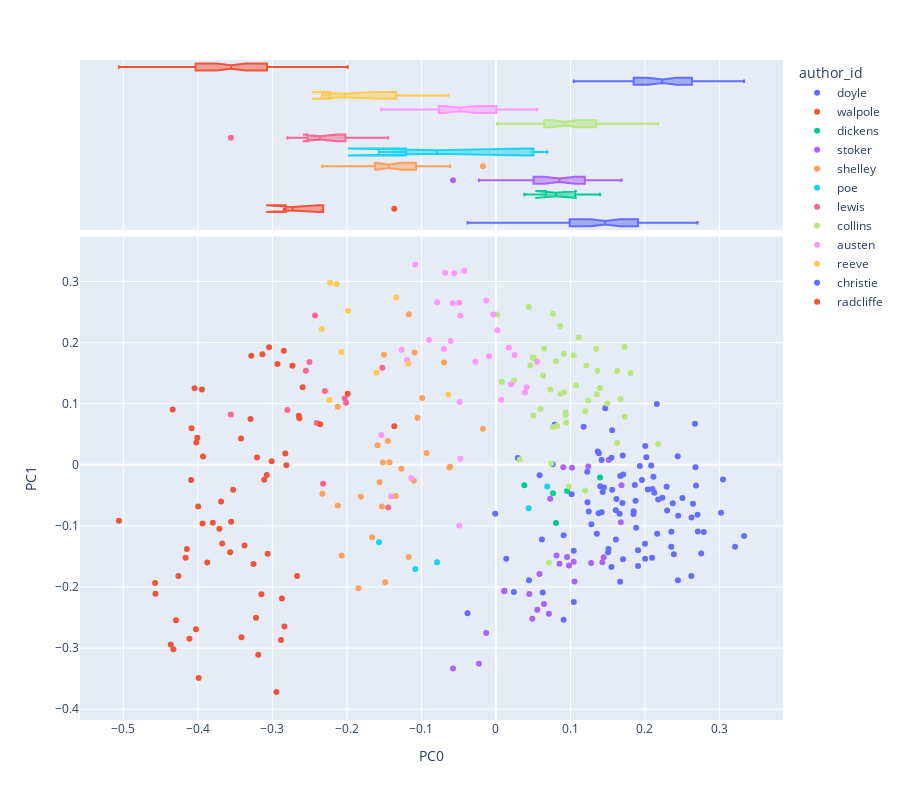

Write notebook code for a chart like this one.
### Markdown cell above
## Question 2:
Looking at the documents plotted against the first PC, which author has the highest absolute value, in terms of both mean and range? In other words, which author is farthest from 0? Again, the box plots of each author are useful here.

### Answer 2:
**Radcliffe has the highest absolute value for the first PC in terms of both mean and range**

### Code cell
fig = vis_pcs(DCM, 0, 1)
fig

### Figure 1 — Plotly figure (JSON) as saved in the notebook; plotly's stock layout.template omitted (floating-point values rounded to 4 significant figures)
{"data": [{"hovertemplate": "<b>%{hovertext}</b><br><br>author_id=doyle<br>PC0=%{x}<br>PC1=%{y}<extra></extra>", "hovertext": ["doyle: adventures 01", "doyle: adventures 02", "doyle: adventures 03", "doyle: adventures 04", "doyle: adventures 05", "doyle: adventures 06", "doyle: adventures 07", "doyle: adventures 08", "doyle: adventures 09", "doyle: adventures 10", "doyle: adventures 11", "doyle: adventures 12", "doyle: baskervilles 01", "doyle: baskervilles 02", "doyle: baskervilles 03", "doyle: baskervilles 04", "doyle: baskervilles 05", "doyle: baskervilles 06", "doyle: baskervilles 07", "doyle: baskervilles 08", "doyle: baskervilles 09", "doyle: baskervilles 10", "doyle: baskervilles 11", "doyle: baskervilles 12", "doyle: baskervilles 13", "doyle: baskervilles 14", "doyle: baskervilles 15", "doyle: scarlet 01", "doyle: scarlet 02", "doyle: scarlet 03", "doyle: scarlet 04", "doyle: scarlet 05", "doyle: scarlet 06", "doyle: scarlet 07", "doyle: scarlet 08", "doyle: scarlet 09", "doyle: scarlet 10", "doyle: scarlet 11", "doyle: scarlet 12", "doyle: scarlet 13", "doyle: scarlet 14", "doyle: signoffour 01", "doyle: signoffour 02", "doyle: signoffour 03", "doyle: signoffour 04", "doyle: signoffour 05", "doyle: signoffour 06", "doyle: signoffour 07", "doyle: signoffour 08", "doyle: signoffour 09", "doyle: signoffour 10", "doyle: signoffour 11", "doyle: signoffour 12"], "legendgroup": "doyle", "marker": {"color": "#636efa", "symbol": "circle"}, "mode": "markers", "name": "doyle", "orientation": "v", "showlegend": true, "type": "scatter", "x": [0.2126, 0.2706, 0.2672, 0.1382, 0.1618, 0.2443, 0.2178, 0.1281, 0.1551, 0.216, 0.1702, 0.156, 0.1226, 0.07633, 0.1229, 0.2113, 0.2439, 0.02412, 0.1016, 0.05856, 0.0617, 0.1246, 0.1367, 0.0909, 0.1932, 0.09087, 0.1177, 0.1419, 0.14, 0.1706, 0.2003, 0.1907, 0.1708, 0.2001, 0.06286, -0.000987, 0.02944, 0.01386, -0.03812, 0.2095, 0.1698, 0.1418, 0.1467, 0.166, 0.0788, 0.04441, 0.1511, 0.1667, 0.1908, 0.1874, 0.1046, 0.1354, 0.1506], "xaxis": "x", "y": [-0.04578, -0.08191, 0.06716, 0.01882, -0.05608, -0.1891, -0.05691, -0.09708, -0.1672, 0.09952, 0.01531, -0.04077, -0.01118, 0.0009452, -0.06128, -0.01944, 0.01408, -0.208, -0.04814, -0.01715, -0.1222, -0.07631, 0.02199, -0.1153, -0.00184, -0.2535, 0.06232, -0.07746, -0.03529, -0.1547, -0.1537, -0.1397, -0.01591, -0.1292, -0.2091, -0.07989, 0.01118, -0.1539, -0.243, -0.1521, -0.0626, 0.007785, 0.09267, -0.0801, 0.0656, -0.1888, -0.1377, -0.1913, -0.1657, -0.05894, -0.2247, -0.113, -0.1432], "yaxis": "y"}, {"alignmentgroup": "True", "hovertemplate": "<b>%{hovertext}</b><br><br>author_id=doyle<br>PC0=%{x}<extra></extra>", "hovertext": ["doyle: adventures 01", "doyle: adventures 02", "doyle: adventures 03", "doyle: adventures 04", "doyle: adventures 05", "doyle: adventures 06", "doyle: adventures 07", "doyle: adventures 08", "doyle: adventures 09", "doyle: adventures 10", "doyle: adventures 11", "doyle: adventures 12", "doyle: baskervilles 01", "doyle: baskervilles 02", "doyle: baskervilles 03", "doyle: baskervilles 04", "doyle: baskervilles 05", "doyle: baskervilles 06", "doyle: baskervilles 07", "doyle: baskervilles 08", "doyle: baskervilles 09", "doyle: baskervilles 10", "doyle: baskervilles 11", "doyle: baskervilles 12", "doyle: baskervilles 13", "doyle: baskervilles 14", "doyle: baskervilles 15", "doyle: scarlet 01", "doyle: scarlet 02", "doyle: scarlet 03", "doyle: scarlet 04", "doyle: scarlet 05", "doyle: scarlet 06", "doyle: scarlet 07", "doyle: scarlet 08", "doyle: scarlet 09", "doyle: scarlet 10", "doyle: scarlet 11", "doyle: scarlet 12", "doyle: scarlet 13", "doyle: scarlet 14", "doyle: signoffour 01", "doyle: signoffour 02", "doyle: signoffour 03", "doyle: signoffour 04", "doyle: signoffour 05", "doyle: signoffour 06", "doyle: signoffour 07", "doyle: signoffour 08", "doyle: signoffour 09", "doyle: signoffour 10", "doyle: signoffour 11", "doyle: signoffour 12"], "legendgroup": "doyle", "marker": {"color": "#636efa", "symbol": "circle"}, "name": "doyle", "notched": true, "offsetgroup": "doyle", "showlegend": false, "type": "box", "x": [0.2126, 0.2706, 0.2672, 0.1382, 0.1618, 0.2443, 0.2178, 0.1281, 0.1551, 0.216, 0.1702, 0.156, 0.1226, 0.07633, 0.1229, 0.2113, 0.2439, 0.02412, 0.1016, 0.05856, 0.0617, 0.1246, 0.1367, 0.0909, 0.1932, 0.09087, 0.1177, 0.1419, 0.14, 0.1706, 0.2003, 0.1907, 0.1708, 0.2001, 0.06286, -0.000987, 0.02944, 0.01386, -0.03812, 0.2095, 0.1698, 0.1418, 0.1467, 0.166, 0.0788, 0.04441, 0.1511, 0.1667, 0.1908, 0.1874, 0.1046, 0.1354, 0.1506], "xaxis": "x2", "yaxis": "y2"}, {"hovertemplate": "<b>%{hovertext}</b><br><br>author_id=walpole<br>PC0=%{x}<br>PC1=%{y}<extra></extra>", "hovertext": ["walpole: castleofotranto 01", "walpole: castleofotranto 02", "walpole: castleofotranto 03", "walpole: castleofotranto 04", "walpole: castleofotranto 05"], "legendgroup": "walpole", "marker": {"color": "#EF553B", "symbol": "circle"}, "mode": "markers", "name": "walpole", "orientation": "v", "showlegend": true, "type": "scatter", "x": [-0.2812, -0.273, -0.2637, -0.2846, -0.1364], "xaxis": "x", "y": [-0.000669, 0.1622, 0.07613, 0.1866, 0.06304], "yaxis": "y"}, {"alignmentgroup": "True", "hovertemplate": "<b>%{hovertext}</b><br><br>author_id=walpole<br>PC0=%{x}<extra></extra>", "hovertext": ["walpole: castleofotranto 01", "walpole: castleofotranto 02", "walpole: castleofotranto 03", "walpole: castleofotranto 04", "walpole: castleofotranto 05"], "legendgroup": "walpole", "marker": {"color": "#EF553B", "symbol": "circle"}, "name": "walpole", "notched": true, "offsetgroup": "walpole", "showlegend": false, "type": "box", "x": [-0.2812, -0.273, -0.2637, -0.2846, -0.1364], "xaxis": "x2", "yaxis": "y2"}, {"hovertemplate": "<b>%{hovertext}</b><br><br>author_id=dickens<br>PC0=%{x}<br>PC1=%{y}<extra></extra>", "hovertext": ["dickens: christmascarole 01", "dickens: christmascarole 02", "dickens: christmascarole 03", "dickens: christmascarole 04", "dickens: christmascarole 05"], "legendgroup": "dickens", "marker": {"color": "#00cc96", "symbol": "circle"}, "mode": "markers", "name": "dickens", "orientation": "v", "showlegend": true, "type": "scatter", "x": [0.08068, 0.0766, 0.03814, 0.09546, 0.1398], "xaxis": "x", "y": [-0.09513, -0.04641, -0.03347, -0.04268, -0.02076], "yaxis": "y"}, {"alignmentgroup": "True", "hovertemplate": "<b>%{hovertext}</b><br><br>author_id=dickens<br>PC0=%{x}<extra></extra>", "hovertext": ["dickens: christmascarole 01", "dickens: christmascarole 02", "dickens: christmascarole 03", "dickens: christmascarole 04", "dickens: christmascarole 05"], "legendgroup": "dickens", "marker": {"color": "#00cc96", "symbol": "circle"}, "name": "dickens", "notched": true, "offsetgroup": "dickens", "showlegend": false, "type": "box", "x": [0.08068, 0.0766, 0.03814, 0.09546, 0.1398], "xaxis": "x2", "yaxis": "y2"}, {"hovertemplate": "<b>%{hovertext}</b><br><br>author_id=stoker<br>PC0=%{x}<br>PC1=%{y}<extra></extra>", "hovertext": ["stoker: dracula 01", "stoker: dracula 02", "stoker: dracula 03", "stoker: dracula 04", "stoker: dracula 05", "stoker: dracula 06", "stoker: dracula 07", "stoker: dracula 08", "stoker: dracula 09", "stoker: dracula 10", "stoker: dracula 11", "stoker: dracula 12", "stoker: dracula 13", "stoker: dracula 14", "stoker: dracula 15", "stoker: dracula 16", "stoker: dracula 17", "stoker: dracula 18", "stoker: dracula 19", "stoker: dracula 20", "stoker: dracula 21", "stoker: dracula 22", "stoker: dracula 23", "stoker: dracula 24", "stoker: dracula 25", "stoker: dracula 26", "stoker: dracula 27"], "legendgroup": "stoker", "marker": {"color": "#ab63fa", "symbol": "circle"}, "mode": "markers", "name": "stoker", "orientation": "v", "showlegend": true, "type": "scatter", "x": [-0.02278, 0.01153, 0.01102, 0.04885, 0.1514, 0.09817, -0.01305, 0.05846, 0.1022, 0.09552, 0.1429, 0.1446, 0.09039, 0.1685, 0.1044, 0.04489, 0.1239, 0.07284, 0.06451, 0.1676, 0.0711, 0.1277, 0.1055, 0.08536, 0.08142, 0.05553, -0.05756], "xaxis": "x", "y": [-0.3257, -0.2062, -0.2069, -0.2521, 0.007717, -0.1649, -0.2752, -0.1789, -0.00469, -0.1509, -0.1594, -0.1512, -0.004062, -0.0334, -0.1585, -0.2113, -0.002714, -0.05557, -0.2279, -0.09389, -0.2439, -0.1606, -0.191, -0.1621, -0.1485, -0.2373, -0.3332], "yaxis": "y"}, {"alignmentgroup": "True", "hovertemplate": "<b>%{hovertext}</b><br><br>author_id=stoker<br>PC0=%{x}<extra></extra>", "hovertext": ["stoker: dracula 01", "stoker: dracula 02", "stoker: dracula 03", "stoker: dracula 04", "stoker: dracula 05", "stoker: dracula 06", "stoker: dracula 07", "stoker: dracula 08", "stoker: dracula 09", "stoker: dracula 10", "stoker: dracula 11", "stoker: dracula 12", "stoker: dracula 13", "stoker: dracula 14", "stoker: dracula 15", "stoker: dracula 16", "stoker: dracula 17", "stoker: dracula 18", "stoker: dracula 19", "stoker: dracula 20", "stoker: dracula 21", "stoker: dracula 22", "stoker: dracula 23", "stoker: dracula 24", "stoker: dracula 25", "stoker: dracula 26", "stoker: dracula 27"], "legendgroup": "stoker", "marker": {"color": "#ab63fa", "symbol": "circle"}, "name": "stoker", "notched": true, "offsetgroup": "stoker", "showlegend": false, "type": "box", "x": [-0.02278, 0.01153, 0.01102, 0.04885, 0.1514, 0.09817, -0.01305, 0.05846, 0.1022, 0.09552, 0.1429, 0.1446, 0.09039, 0.1685, 0.1044, 0.04489, 0.1239, 0.07284, 0.06451, 0.1676, 0.0711, 0.1277, 0.1055, 0.08536, 0.08142, 0.05553, -0.05756], "xaxis": "x2", "yaxis": "y2"}, {"hovertemplate": "<b>%{hovertext}</b><br><br>author_id=shelley<br>PC0=%{x}<br>PC1=%{y}<extra></extra>", "hovertext": ["shelley: frankenstein 29", "shelley: frankenstein 30", "shelley: frankenstein 31", "shelley: frankenstein 32", "shelley: frankenstein 33", "shelley: frankenstein 34", "shelley: frankenstein 35", "shelley: frankenstein 36", "shelley: frankenstein 37", "shelley: frankenstein 38", "shelley: frankenstein 39", "shelley: frankenstein 40", "shelley: frankenstein 41", "shelley: frankenstein 42", "shelley: frankenstein 43", "shelley: frankenstein 44", "shelley: frankenstein 45", "shelley: frankenstein 46", "shelley: frankenstein 47", "shelley: frankenstein 48", "shelley: frankenstein 49", "shelley: frankenstein 50", "shelley: frankenstein 51", "shelley: frankenstein 52", "shelley: frankenstein 53", "shelley: frankenstein 54", "shelley: frankenstein 55", "shelley: frankenstein 56"], "legendgroup": "shelley", "marker": {"color": "#FFA15A", "symbol": "circle"}, "mode": "markers", "name": "shelley", "orientation": "v", "showlegend": true, "type": "scatter", "x": [-0.06226, -0.06958, -0.01734, -0.1268, -0.117, -0.09303, -0.1053, -0.06161, -0.1102, -0.1502, -0.1517, -0.09902, -0.1813, -0.1845, -0.1171, -0.1428, -0.145, -0.1092, -0.1588, -0.2071, -0.1562, -0.2329, -0.1531, -0.1485, -0.1345, -0.2122, -0.1662, -0.2121], "xaxis": "x", "y": [-0.004553, 0.1676, 0.05886, -0.006273, 0.2466, 0.01928, 0.07686, -0.003297, -0.02595, 0.1803, 0.003617, 0.1093, -0.05237, -0.2019, -0.151, 0.004092, 0.03908, 0.184, 0.0322, -0.1486, -0.0287, -0.04742, -0.06832, -0.1922, -0.05111, 0.0949, -0.1184, -0.06647], "yaxis": "y"}, {"alignmentgroup": "True", "hovertemplate": "<b>%{hovertext}</b><br><br>author_id=shelley<br>PC0=%{x}<extra></extra>", "hovertext": ["shelley: frankenstein 29", "shelley: frankenstein 30", "shelley: frankenstein 31", "shelley: frankenstein 32", "shelley: frankenstein 33", "shelley: frankenstein 34", "shelley: frankenstein 35", "shelley: frankenstein 36", "shelley: frankenstein 37", "shelley: frankenstein 38", "shelley: frankenstein 39", "shelley: frankenstein 40", "shelley: frankenstein 41", "shelley: frankenstein 42", "shelley: frankenstein 43", "shelley: frankenstein 44", "shelley: frankenstein 45", "shelley: frankenstein 46", "shelley: frankenstein 47", "shelley: frankenstein 48", "shelley: frankenstein 49", "shelley: frankenstein 50", "shelley: frankenstein 51", "shelley: frankenstein 52", "shelley: frankenstein 53", "shelley: frankenstein 54", "shelley: frankenstein 55", "shelley: frankenstein 56"], "legendgroup": "shelley", "marker": {"color": "#FFA15A", "symbol": "circle"}, "name": "shelley", "notched": true, "offsetgroup": "shelley", "showlegend": false, "type": "box", "x": [-0.06226, -0.06958, -0.01734, -0.1268, -0.117, -0.09303, -0.1053, -0.06161, -0.1102, -0.1502, -0.1517, -0.09902, -0.1813, -0.1845, -0.1171, -0.1428, -0.145, -0.1092, -0.1588, -0.2071, -0.1562, -0.2329, -0.1531, -0.1485, -0.1345, -0.2122, -0.1662, -0.2121], "xaxis": "x2", "yaxis": "y2"}, {"hovertemplate": "<b>%{hovertext}</b><br><br>author_id=poe<br>PC0=%{x}<br>PC1=%{y}<extra></extra>", "hovertext": ["poe: marieroget 01", "poe: pitandpendulum 01", "poe: reddeath 01", "poe: ruemorgue 01", "poe: usher 01"], "legendgroup": "poe", "marker": {"color": "#19d3f3", "symbol": "circle"}, "mode": "markers", "name": "poe", "orientation": "v", "showlegend": true, "type": "scatter", "x": [0.06888, -0.07898, -0.1081, 0.044, -0.1569], "xaxis": "x", "y": [-0.03562, -0.1594, -0.1705, -0.0711, -0.1266], "yaxis": "y"}, {"alignmentgroup": "True", "hovertemplate": "<b>%{hovertext}</b><br><br>author_id=poe<br>PC0=%{x}<extra></extra>", "hovertext": ["poe: marieroget 01", "poe: pitandpendulum 01", "poe: reddeath 01", "poe: ruemorgue 01", "poe: usher 01"], "legendgroup": "poe", "marker": {"color": "#19d3f3", "symbol": "circle"}, "name": "poe", "notched": true, "offsetgroup": "poe", "showlegend": false, "type": "box", "x": [0.06888, -0.07898, -0.1081, 0.044, -0.1569], "xaxis": "x2", "yaxis": "y2"}, {"hovertemplate": "<b>%{hovertext}</b><br><br>author_id=lewis<br>PC0=%{x}<br>PC1=%{y}<extra></extra>", "hovertext": ["lewis: monk 01", "lewis: monk 02", "lewis: monk 03", "lewis: monk 04", "lewis: monk 05", "lewis: monk 06", "lewis: monk 07", "lewis: monk 08", "lewis: monk 09", "lewis: monk 10", "lewis: monk 11", "lewis: monk 12"], "legendgroup": "lewis", "marker": {"color": "#FF6692", "symbol": "circle"}, "mode": "markers", "name": "lewis", "orientation": "v", "showlegend": true, "type": "scatter", "x": [-0.1524, -0.2502, -0.203, -0.3558, -0.2428, -0.255, -0.2404, -0.2011, -0.2296, -0.232, -0.2798, -0.1446], "xaxis": "x", "y": [0.159, 0.1683, 0.1084, 0.08226, 0.2444, 0.1541, 0.06863, 0.1015, 0.1209, -0.03094, 0.08958, -0.06971], "yaxis": "y"}, {"alignmentgroup": "True", "hovertemplate": "<b>%{hovertext}</b><br><br>author_id=lewis<br>PC0=%{x}<extra></extra>", "hovertext": ["lewis: monk 01", "lewis: monk 02", "lewis: monk 03", "lewis: monk 04", "lewis: monk 05", "lewis: monk 06", "lewis: monk 07", "lewis: monk 08", "lewis: monk 09", "lewis: monk 10", "lewis: monk 11", "lewis: monk 12"], "legendgroup": "lewis", "marker": {"color": "#FF6692", "symbol": "circle"}, "name": "lewis", "notched": true, "offsetgroup": "lewis", "showlegend": false, "type": "box", "x": [-0.1524, -0.2502, -0.203, -0.3558, -0.2428, -0.255, -0.2404, -0.2011, -0.2296, -0.232, -0.2798, -0.1446], "xaxis": "x2", "yaxis": "y2"}, {"hovertemplate": "<b>%{hovertext}</b><br><br>author_id=collins<br>PC0=%{x}<br>PC1=%{y}<extra></extra>", "hovertext": ["collins: moonstone 44", "collins: moonstone 45", "collins: moonstone 46", "collins: moonstone 47", "collins: moonstone 48", "collins: moonstone 49", "collins: moonstone 50", "collins: moonstone 51", "collins: moonstone 52", "collins: moonstone 53", "collins: moonstone 54", "collins: moonstone 55", "collins: moonstone 56", "collins: moonstone 57", "collins: moonstone 58", "collins: moonstone 59", "collins: moonstone 60", "collins: moonstone 61", "collins: moonstone 62", "collins: moonstone 63", "collins: moonstone 64", "collins: moonstone 65", "collins: moonstone 66", "collins: moonstone 67", "collins: moonstone 68", "collins: moonstone 69", "collins: moonstone 70", "collins: moonstone 71", "collins: moonstone 72", "collins: moonstone 73", "collins: moonstone 74", "collins: moonstone 75", "collins: moonstone 76", "collins: moonstone 77", "collins: moonstone 78", "collins: moonstone 79", "collins: moonstone 80", "collins: moonstone 81", "collins: moonstone 82", "collins: moonstone 83", "collins: moonstone 84", "collins: moonstone 85", "collins: moonstone 86", "collins: moonstone 87", "collins: moonstone 88", "collins: moonstone 89"], "legendgroup": "collins", "marker": {"color": "#B6E880", "symbol": "circle"}, "mode": "markers", "name": "collins", "orientation": "v", "showlegend": true, "type": "scatter", "x": [0.03197, 0.07319, 0.09118, 0.12, 0.1626, 0.0862, 0.1214, 0.0744, 0.1362, 0.08667, 0.09347, 0.1238, 0.1672, 0.08053, 0.0935, 0.1196, 0.09151, 0.09416, 0.08187, 0.07131, 0.05081, 0.1112, 0.1346, 0.1727, 0.04946, 0.007902, 0.06477, 0.05981, 0.04621, 0.02439, 0.001541, 0.04408, 0.07638, 0.1076, 0.1629, 0.06334, 0.1494, 0.09794, 0.1355, 0.1045, 0.1806, 0.07652, 0.1397, 0.05036, 0.1728, 0.2178], "xaxis": "x", "y": [0.008779, 0.1232, 0.1817, 0.08781, 0.03579, 0.2274, 0.1626, 0.00195, 0.154, 0.1157, 0.08591, 0.1054, 0.1077, 0.1697, 0.08153, -0.04196, 0.1186, 0.06945, 0.0641, -0.1601, 0.175, 0.2084, 0.1902, 0.1927, 0.1761, 0.1361, 0.1905, 0.09118, 0.1627, 0.1382, 0.246, 0.2584, 0.2473, 0.1299, 0.1534, 0.1463, 0.1002, -0.03545, 0.1155, 0.1794, 0.1503, 0.06198, 0.1256, 0.08055, 0.0786, 0.03405], "yaxis": "y"}, {"alignmentgroup": "True", "hovertemplate": "<b>%{hovertext}</b><br><br>author_id=collins<br>PC0=%{x}<extra></extra>", "hovertext": ["collins: moonstone 44", "collins: moonstone 45", "collins: moonstone 46", "collins: moonstone 47", "collins: moonstone 48", "collins: moonstone 49", "collins: moonstone 50", "collins: moonstone 51", "collins: moonstone 52", "collins: moonstone 53", "collins: moonstone 54", "collins: moonstone 55", "collins: moonstone 56", "collins: moonstone 57", "collins: moonstone 58", "collins: moonstone 59", "collins: moonstone 60", "collins: moonstone 61", "collins: moonstone 62", "collins: moonstone 63", "collins: moonstone 64", "collins: moonstone 65", "collins: moonstone 66", "collins: moonstone 67", "collins: moonstone 68", "collins: moonstone 69", "collins: moonstone 70", "collins: moonstone 71", "collins: moonstone 72", "collins: moonstone 73", "collins: moonstone 74", "collins: moonstone 75", "collins: moonstone 76", "collins: moonstone 77", "collins: moonstone 78", "collins: moonstone 79", "collins: moonstone 80", "collins: moonstone 81", "collins: moonstone 82", "collins: moonstone 83", "collins: moonstone 84", "collins: moonstone 85", "collins: moonstone 86", "collins: moonstone 87", "collins: moonstone 88", "collins: moonstone 89"], "legendgroup": "collins", "marker": {"color": "#B6E880", "symbol": "circle"}, "name": "collins", "notched": true, "offsetgroup": "collins", "showlegend": false, "type": "box", "x": [0.03197, 0.07319, 0.09118, 0.12, 0.1626, 0.0862, 0.1214, 0.0744, 0.1362, 0.08667, 0.09347, 0.1238, 0.1672, 0.08053, 0.0935, 0.1196, 0.09151, 0.09416, 0.08187, 0.07131, 0.05081, 0.1112, 0.1346, 0.1727, 0.04946, 0.007902, 0.06477, 0.05981, 0.04621, 0.02439, 0.001541, 0.04408, 0.07638, 0.1076, 0.1629, 0.06334, 0.1494, 0.09794, 0.1355, 0.1045, 0.1806, 0.07652, 0.1397, 0.05036, 0.1728, 0.2178], "xaxis": "x2", "yaxis": "y2"}, {"hovertemplate": "<b>%{hovertext}</b><br><br>author_id=austen<br>PC0=%{x}<br>PC1=%{y}<extra></extra>", "hovertext": ["austen: northangerabbey 01", "austen: northangerabbey 02", "austen: northangerabbey 03", "austen: northangerabbey 04", "austen: northangerabbey 05", "austen: northangerabbey 06", "austen: northangerabbey 07", "austen: northangerabbey 08", "austen: northangerabbey 09", "austen: northangerabbey 10", "austen: northangerabbey 11", "austen: northangerabbey 12", "austen: northangerabbey 13", "austen: northangerabbey 14", "austen: northangerabbey 15", "austen: northangerabbey 16", "austen: northangerabbey 17", "austen: northangerabbey 18", "austen: northangerabbey 19", "austen: northangerabbey 20", "austen: northangerabbey 21", "austen: northangerabbey 22", "austen: northangerabbey 23", "austen: northangerabbey 24", "austen: northangerabbey 25", "austen: northangerabbey 26", "austen: northangerabbey 27", "austen: northangerabbey 28", "austen: northangerabbey 29", "austen: northangerabbey 30", "austen: northangerabbey 31"], "legendgroup": "austen", "marker": {"color": "#FF97FF", "symbol": "circle"}, "mode": "markers", "name": "austen", "orientation": "v", "showlegend": true, "type": "scatter", "x": [-0.009163, 0.02505, 0.05515, -0.06071, -0.02761, 0.007285, 0.04133, -0.04759, 0.03924, -0.003471, -0.04778, 0.02044, -0.04917, 0.01731, -0.06826, -0.04242, -0.1265, -0.01293, -0.07887, -0.1408, -0.04911, -0.04871, -0.1136, -0.1538, -0.05581, -0.06979, 0.001968, -0.1193, -0.08982, -0.1083, -0.05801], "xaxis": "x", "y": [0.1778, 0.1797, 0.1688, 0.2026, 0.1687, 0.1062, 0.1268, 0.2438, 0.1183, 0.2461, 0.009917, 0.1318, 0.2653, 0.1915, 0.3142, 0.3175, 0.1884, 0.2689, 0.2661, -0.05152, -0.09945, 0.1028, -0.02162, 0.04895, 0.3135, 0.1895, 0.2204, 0.1715, 0.2042, 0.328, 0.2646], "yaxis": "y"}, {"alignmentgroup": "True", "hovertemplate": "<b>%{hovertext}</b><br><br>author_id=austen<br>PC0=%{x}<extra></extra>", "hovertext": ["austen: northangerabbey 01", "austen: northangerabbey 02", "austen: northangerabbey 03", "austen: northangerabbey 04", "austen: northangerabbey 05", "austen: northangerabbey 06", "austen: northangerabbey 07", "austen: northangerabbey 08", "austen: northangerabbey 09", "austen: northangerabbey 10", "austen: northangerabbey 11", "austen: northangerabbey 12", "austen: northangerabbey 13", "austen: northangerabbey 14", "austen: northangerabbey 15", "austen: northangerabbey 16", "austen: northangerabbey 17", "austen: northangerabbey 18", "austen: northangerabbey 19", "austen: northangerabbey 20", "austen: northangerabbey 21", "austen: northangerabbey 22", "austen: northangerabbey 23", "austen: northangerabbey 24", "austen: northangerabbey 25", "austen: northangerabbey 26", "austen: northangerabbey 27", "austen: northangerabbey 28", "austen: northangerabbey 29", "austen: northangerabbey 30", "austen: northangerabbey 31"], "legendgroup": "austen", "marker": {"color": "#FF97FF", "symbol": "circle"}, "name": "austen", "notched": true, "offsetgroup": "austen", "showlegend": false, "type": "box", "x": [-0.009163, 0.02505, 0.05515, -0.06071, -0.02761, 0.007285, 0.04133, -0.04759, 0.03924, -0.003471, -0.04778, 0.02044, -0.04917, 0.01731, -0.06826, -0.04242, -0.1265, -0.01293, -0.07887, -0.1408, -0.04911, -0.04871, -0.1136, -0.1538, -0.05581, -0.06979, 0.001968, -0.1193, -0.08982, -0.1083, -0.05801], "xaxis": "x2", "yaxis": "y2"}, {"hovertemplate": "<b>%{hovertext}</b><br><br>author_id=reeve<br>PC0=%{x}<br>PC1=%{y}<extra></extra>", "hovertext": ["reeve: oldenglishbaron 01", "reeve: oldenglishbaron 02", "reeve: oldenglishbaron 03", "reeve: oldenglishbaron 04", "reeve: oldenglishbaron 05", "reeve: oldenglishbaron 06", "reeve: oldenglishbaron 07", "reeve: oldenglishbaron 08", "reeve: oldenglishbaron 09", "reeve: oldenglishbaron 10"], "legendgroup": "reeve", "marker": {"color": "#FECB52", "symbol": "circle"}, "mode": "markers", "name": "reeve", "orientation": "v", "showlegend": true, "type": "scatter", "x": [-0.2071, -0.1982, -0.2235, -0.1175, -0.1604, -0.1336, -0.2335, -0.2139, -0.2225, -0.06377], "xaxis": "x", "y": [0.1848, 0.2518, 0.1062, 0.1658, 0.1505, 0.2737, 0.2223, 0.2958, 0.2981, 0.1149], "yaxis": "y"}, {"alignmentgroup": "True", "hovertemplate": "<b>%{hovertext}</b><br><br>author_id=reeve<br>PC0=%{x}<extra></extra>", "hovertext": ["reeve: oldenglishbaron 01", "reeve: oldenglishbaron 02", "reeve: oldenglishbaron 03", "reeve: oldenglishbaron 04", "reeve: oldenglishbaron 05", "reeve: oldenglishbaron 06", "reeve: oldenglishbaron 07", "reeve: oldenglishbaron 08", "reeve: oldenglishbaron 09", "reeve: oldenglishbaron 10"], "legendgroup": "reeve", "marker": {"color": "#FECB52", "symbol": "circle"}, "name": "reeve", "notched": true, "offsetgroup": "reeve", "showlegend": false, "type": "box", "x": [-0.2071, -0.1982, -0.2235, -0.1175, -0.1604, -0.1336, -0.2335, -0.2139, -0.2225, -0.06377], "xaxis": "x2", "yaxis": "y2"}, {"hovertemplate": "<b>%{hovertext}</b><br><br>author_id=christie<br>PC0=%{x}<br>PC1=%{y}<extra></extra>", "hovertext": ["christie: secretadversary 01", "christie: secretadversary 02", "christie: secretadversary 03", "christie: secretadversary 04", "christie: secretadversary 05", "christie: secretadversary 06", "christie: secretadversary 07", "christie: secretadversary 08", "christie: secretadversary 09", "christie: secretadversary 10", "christie: secretadversary 11", "christie: secretadversary 12", "christie: secretadversary 13", "christie: secretadversary 14", "christie: secretadversary 15", "christie: secretadversary 16", "christie: secretadversary 17", "christie: secretadversary 18", "christie: secretadversary 19", "christie: secretadversary 20", "christie: secretadversary 21", "christie: secretadversary 22", "christie: secretadversary 23", "christie: secretadversary 24", "christie: secretadversary 25", "christie: secretadversary 26", "christie: secretadversary 27", "christie: secretadversary 28", "christie: styles 01", "christie: styles 02", "christie: styles 03", "christie: styles 04", "christie: styles 05", "christie: styles 06", "christie: styles 07", "christie: styles 08", "christie: styles 09", "christie: styles 10", "christie: styles 11", "christie: styles 12", "christie: styles 13"], "legendgroup": "christie", "marker": {"color": "#636efa", "symbol": "circle"}, "mode": "markers", "name": "christie", "orientation": "v", "showlegend": true, "type": "scatter", "x": [0.2004, 0.2298, 0.279, 0.2102, 0.2019, 0.2446, 0.161, 0.1378, 0.2504, 0.145, 0.2388, 0.3331, 0.2755, 0.2038, 0.3021, 0.1883, 0.2623, 0.3209, 0.2626, 0.2164, 0.2646, 0.3048, 0.161, 0.271, 0.2353, 0.1849, 0.2291, 0.2373, 0.2084, 0.1433, 0.1044, 0.2354, 0.2686, 0.1864, 0.2234, 0.2678, 0.1846, 0.196, 0.155, 0.167, 0.156], "xaxis": "x", "y": [0.03098, -0.0748, -0.1101, -0.03946, 0.01224, -0.08331, -0.1223, -0.07915, -0.05448, -0.03715, -0.1462, -0.1164, -0.1453, -0.04025, -0.07836, -0.1031, -0.1819, -0.134, -0.08612, -0.1129, -0.06371, -0.024, -0.07431, -0.1093, -0.1342, -0.0758, -0.03586, -0.06281, -0.001194, -0.04456, -0.1408, -0.1094, -0.03366, -0.0331, -0.05405, -0.004137, -0.08052, -0.02467, 0.01139, -0.01811, 0.05647], "yaxis": "y"}, {"alignmentgroup": "True", "hovertemplate": "<b>%{hovertext}</b><br><br>author_id=christie<br>PC0=%{x}<extra></extra>", "hovertext": ["christie: secretadversary 01", "christie: secretadversary 02", "christie: secretadversary 03", "christie: secretadversary 04", "christie: secretadversary 05", "christie: secretadversary 06", "christie: secretadversary 07", "christie: secretadversary 08", "christie: secretadversary 09", "christie: secretadversary 10", "christie: secretadversary 11", "christie: secretadversary 12", "christie: secretadversary 13", "christie: secretadversary 14", "christie: secretadversary 15", "christie: secretadversary 16", "christie: secretadversary 17", "christie: secretadversary 18", "christie: secretadversary 19", "christie: secretadversary 20", "christie: secretadversary 21", "christie: secretadversary 22", "christie: secretadversary 23", "christie: secretadversary 24", "christie: secretadversary 25", "christie: secretadversary 26", "christie: secretadversary 27", "christie: secretadversary 28", "christie: styles 01", "christie: styles 02", "christie: styles 03", "christie: styles 04", "christie: styles 05", "christie: styles 06", "christie: styles 07", "christie: styles 08", "christie: styles 09", "christie: styles 10", "christie: styles 11", "christie: styles 12", "christie: styles 13"], "legendgroup": "christie", "marker": {"color": "#636efa", "symbol": "circle"}, "name": "christie", "notched": true, "offsetgroup": "christie", "showlegend": false, "type": "box", "x": [0.2004, 0.2298, 0.279, 0.2102, 0.2019, 0.2446, 0.161, 0.1378, 0.2504, 0.145, 0.2388, 0.3331, 0.2755, 0.2038, 0.3021, 0.1883, 0.2623, 0.3209, 0.2626, 0.2164, 0.2646, 0.3048, 0.161, 0.271, 0.2353, 0.1849, 0.2291, 0.2373, 0.2084, 0.1433, 0.1044, 0.2354, 0.2686, 0.1864, 0.2234, 0.2678, 0.1846, 0.196, 0.155, 0.167, 0.156], "xaxis": "x2", "yaxis": "y2"}, {"hovertemplate": "<b>%{hovertext}</b><br><br>author_id=radcliffe<br>PC0=%{x}<br>PC1=%{y}<extra></extra>", "hovertext": ["radcliffe: udolpho 01", "radcliffe: udolpho 02", "radcliffe: udolpho 03", "radcliffe: udolpho 04", "radcliffe: udolpho 05", "radcliffe: udolpho 06", "radcliffe: udolpho 07", "radcliffe: udolpho 08", "radcliffe: udolpho 09", "radcliffe: udolpho 10", "radcliffe: udolpho 11", "radcliffe: udolpho 12", "radcliffe: udolpho 13", "radcliffe: udolpho 14", "radcliffe: udolpho 15", "radcliffe: udolpho 16", "radcliffe: udolpho 17", "radcliffe: udolpho 18", "radcliffe: udolpho 19", "radcliffe: udolpho 20", "radcliffe: udolpho 21", "radcliffe: udolpho 22", "radcliffe: udolpho 23", "radcliffe: udolpho 24", "radcliffe: udolpho 25", "radcliffe: udolpho 26", "radcliffe: udolpho 27", "radcliffe: udolpho 28", "radcliffe: udolpho 29", "radcliffe: udolpho 30", "radcliffe: udolpho 31", "radcliffe: udolpho 32", "radcliffe: udolpho 33", "radcliffe: udolpho 34", "radcliffe: udolpho 35", "radcliffe: udolpho 36", "radcliffe: udolpho 37", "radcliffe: udolpho 38", "radcliffe: udolpho 39", "radcliffe: udolpho 40", "radcliffe: udolpho 41", "radcliffe: udolpho 42", "radcliffe: udolpho 43", "radcliffe: udolpho 44", "radcliffe: udolpho 45", "radcliffe: udolpho 46", "radcliffe: udolpho 47", "radcliffe: udolpho 48", "radcliffe: udolpho 49", "radcliffe: udolpho 50", "radcliffe: udolpho 51", "radcliffe: udolpho 52", "radcliffe: udolpho 53", "radcliffe: udolpho 54", "radcliffe: udolpho 55", "radcliffe: udolpho 56", "radcliffe: udolpho 57"], "legendgroup": "radcliffe", "marker": {"color": "#EF553B", "symbol": "circle"}, "mode": "markers", "name": "radcliffe", "orientation": "v", "showlegend": true, "type": "scatter", "x": [-0.4147, -0.3421, -0.2838, -0.3191, -0.2669, -0.4261, -0.3206, -0.506, -0.3009, -0.4008, -0.3294, -0.3134, -0.4339, -0.3415, -0.2885, -0.3931, -0.2932, -0.4364, -0.4574, -0.4084, -0.2645, -0.3711, -0.3567, -0.3938, -0.3253, -0.3148, -0.3374, -0.3674, -0.2872, -0.3996, -0.4113, -0.322, -0.4328, -0.4026, -0.4569, -0.3989, -0.4021, -0.3945, -0.2594, -0.1989, -0.3688, -0.3063, -0.4293, -0.3874, -0.409, -0.2358, -0.3044, -0.3527, -0.2826, -0.2945, -0.3075, -0.3799, -0.3554, -0.4045, -0.3283, -0.4165, -0.311], "xaxis": "x", "y": [-0.1377, 0.0432, -0.2645, -0.3111, -0.1821, -0.1819, 0.01191, -0.0914, 0.005819, 0.04424, 0.07488, 0.181, 0.09051, -0.2823, -0.2868, 0.0138, 0.1651, -0.2939, -0.1933, 0.05969, 0.08025, -0.1045, -0.1431, -0.09626, -0.1624, -0.2119, -0.132, -0.1289, -0.219, -0.06818, -0.2846, -0.2503, -0.302, -0.269, -0.2111, -0.349, 0.03666, 0.1235, 0.1269, 0.1164, -0.06019, -0.1455, -0.2545, -0.1598, -0.02469, 0.0663, 0.1925, -0.04069, 0.01847, -0.372, -0.01687, -0.09492, -0.09312, 0.1254, 0.1785, -0.1521, -0.02442], "yaxis": "y"}, {"alignmentgroup": "True", "hovertemplate": "<b>%{hovertext}</b><br><br>author_id=radcliffe<br>PC0=%{x}<extra></extra>", "hovertext": ["radcliffe: udolpho 01", "radcliffe: udolpho 02", "radcliffe: udolpho 03", "radcliffe: udolpho 04", "radcliffe: udolpho 05", "radcliffe: udolpho 06", "radcliffe: udolpho 07", "radcliffe: udolpho 08", "radcliffe: udolpho 09", "radcliffe: udolpho 10", "radcliffe: udolpho 11", "radcliffe: udolpho 12", "radcliffe: udolpho 13", "radcliffe: udolpho 14", "radcliffe: udolpho 15", "radcliffe: udolpho 16", "radcliffe: udolpho 17", "radcliffe: udolpho 18", "radcliffe: udolpho 19", "radcliffe: udolpho 20", "radcliffe: udolpho 21", "radcliffe: udolpho 22", "radcliffe: udolpho 23", "radcliffe: udolpho 24", "radcliffe: udolpho 25", "radcliffe: udolpho 26", "radcliffe: udolpho 27", "radcliffe: udolpho 28", "radcliffe: udolpho 29", "radcliffe: udolpho 30", "radcliffe: udolpho 31", "radcliffe: udolpho 32", "radcliffe: udolpho 33", "radcliffe: udolpho 34", "radcliffe: udolpho 35", "radcliffe: udolpho 36", "radcliffe: udolpho 37", "radcliffe: udolpho 38", "radcliffe: udolpho 39", "radcliffe: udolpho 40", "radcliffe: udolpho 41", "radcliffe: udolpho 42", "radcliffe: udolpho 43", "radcliffe: udolpho 44", "radcliffe: udolpho 45", "radcliffe: udolpho 46", "radcliffe: udolpho 47", "radcliffe: udolpho 48", "radcliffe: udolpho 49", "radcliffe: udolpho 50", "radcliffe: udolpho 51", "radcliffe: udolpho 52", "radcliffe: udolpho 53", "radcliffe: udolpho 54", "radcliffe: udolpho 55", "radcliffe: udolpho 56", "radcliffe: udolpho 57"], "legendgroup": "radcliffe", "marker": {"color": "#EF553B", "symbol": "circle"}, "name": "radcliffe", "notched": true, "offsetgroup": "radcliffe", "showlegend": false, "type": "box", "x": [-0.4147, -0.3421, -0.2838, -0.3191, -0.2669, -0.4261, -0.3206, -0.506, -0.3009, -0.4008, -0.3294, -0.3134, -0.4339, -0.3415, -0.2885, -0.3931, -0.2932, -0.4364, -0.4574, -0.4084, -0.2645, -0.3711, -0.3567, -0.3938, -0.3253, -0.3148, -0.3374, -0.3674, -0.2872, -0.3996, -0.4113, -0.322, -0.4328, -0.4026, -0.4569, -0.3989, -0.4021, -0.3945, -0.2594, -0.1989, -0.3688, -0.3063, -0.4293, -0.3874, -0.409, -0.2358, -0.3044, -0.3527, -0.2826, -0.2945, -0.3075, -0.3799, -0.3554, -0.4045, -0.3283, -0.4165, -0.311], "xaxis": "x2", "yaxis": "y2"}], "layout": {"height": 800, "legend": {"title": {"text": "author_id"}, "tracegroupgap": 0}, "margin": {"t": 60}, "xaxis": {"anchor": "y", "domain": [0, 1], "title": {"text": "PC0"}}, "xaxis2": {"anchor": "y2", "domain": [0, 1], "matches": "x", "showgrid": true, "showticklabels": false}, "yaxis": {"anchor": "x", "domain": [0, 0.7326], "title": {"text": "PC1"}}, "yaxis2": {"anchor": "x2", "domain": [0.7426, 1], "matches": "y2", "showgrid": false, "showline": false, "showticklabels": false, "ticks": ""}}}
